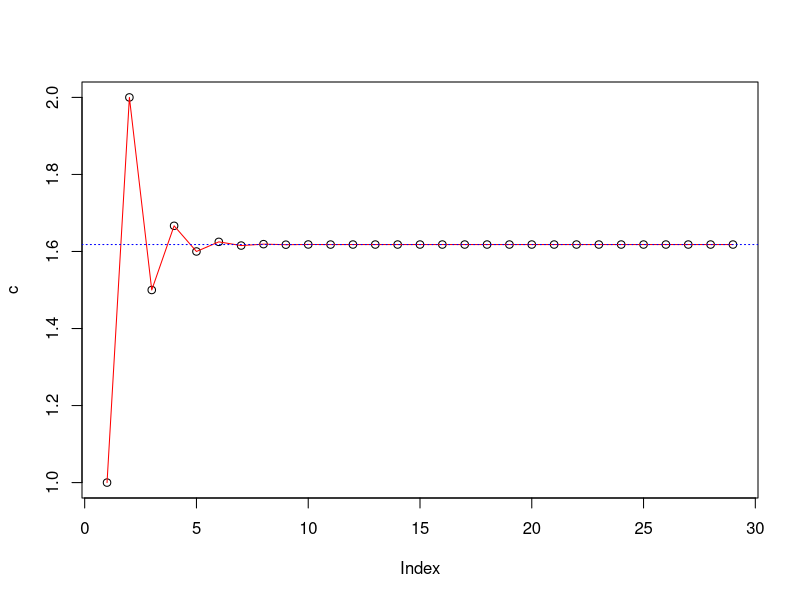

Write R code to recreate this figure.
## ---- chunk 1
#Yes, the sequence appear to be converging
fn <- numeric(30)
fn[1] <- fn[2] <- 1
for (i in 3:30) fn[i] <- fn[i-2] + fn[i-1]
c<-numeric(29)
for (j in 2:30) c[j-1]<-(fn[j]/fn[j-1])
print(c) 
## ---- chunk 2
#result for golden ratio
a<-((1+sqrt(5))/2)
a
## ---- chunk 3
# We can show the convergence by plotting the sequence and show 
#it goes towards the horizontal line that's the golden ratio
plot(c)
lines(c,col='red')
abline(h=((1+sqrt(5))/2), col='blue',lty=3)
## ---- chunk 4
answer <- 0
for (j in 1:5) answer <- answer+j
answer
## ---- chunk 5
answer <- NULL
for(j in 1:5) answer <- c(answer,j)
answer
## ---- chunk 6
answer <- 0
for (j in 1:5) answer<-c(answer,j)
answer
## ---- chunk 7
answer <- 1
for (j in 1:5) answer<-answer*j
answer
## ---- chunk 8
answer <- 3
for (j in 1:15) answer <- c(answer, (7*answer[j])%%31)
answer
## ---- chunk 9
GICreturn<-function(P,n){
  if(n<=3) return(P*((1+0.04)^n-1))
  else return(P*((1+0.05)^n-1))
}
## ---- chunk 10
#when it is an open mortgage, put TRUE for the OPEN argument
R<-function(p,n,OPEN){
  if (OPEN==TRUE) i=0.005
  else i=0.004
  R=(p*i/(1-(1+i)^(-n)))
  return (R)
}
## ---- chunk 11
Fibonacci<-NULL
Fibonacci[1]<-1
Fibonacci[2]<-1
Fibonacci<-c(Fibonacci[1],Fibonacci[2])
while ((Fibonacci[length(Fibonacci)]+Fibonacci[length(Fibonacci)-1])<300) {
  Fibonacci<-c(Fibonacci,(Fibonacci[length(Fibonacci)]+Fibonacci[length(Fibonacci)-1]))
}
print(Fibonacci)

## ---- chunk 12
i<-0.006
while(i-((1-(1+i)^(-20))/19) >= 0.000001){
  i<-(1-(1+i)^(-20))/19}
print(i)
## ---- chunk 13
i<-0.006
a<-0
while(i-((1-(1+i)^(-20))/19) >= 0.000001){
  i<-(1-(1+i)^(-20))/19
  a=a+1}
print(a)
print(i)
## ---- chunk 14
#Results for the original function and the modified function 
#with BREAK statement are listed below, they are the same. 
#Therefore, question b is demonstrated. 
Eratosthenes <- function(n) {
if (n >= 2) {
  sieve <- seq(2, n)
  primes <- c()
  while (length(sieve) > 0) {
    p <- sieve[1]
    primes <- c(primes, p)
    sieve <- sieve[(sieve %% p) != 0]
  }
return(primes)
} else {
stop
}
}
Eratosthenes(200)
## ---- chunk 15
ModifiedE <- function(n) {
if (n >= 2) {
  sieve <- seq(2, n)
  primes <- c()
  while (length(sieve) > 0) {
    p <- sieve[1]
    if (p>=sqrt(n)) break
    primes <- c(primes, p)
    sieve <- sieve[(sieve %% p) != 0]
    
  }
  primes<-c(primes, sieve)
return(primes)
} else {
stop
}
}
ModifiedE(200)

Eratosthenes(200)==ModifiedE(200)
## ---- chunk 16
compound.interest<-function(P,ir,n){
  x<-(P*(1+ir)^n)
  return(x)
}
compound.interest(1000,0.01,30)
## ---- chunk 17
#to give an answer for the precision of 6 decimal places
bisection<-function(f,x1,x2){
  repeat{
  f1<-f(x1)
  f2<-f(x2)
  x3<-(x1+x2)/2
  f3<-f(x3)
  if (f3==0){
    print(x3) 
    break
  }
  else {
    if (f3*f1<0){
      x1<-x3
    } else{
      x2<-x3
    }
  }
  if (abs(x1-x2)<0.000001){
    print((x1+x2)/2) 
    break
  }
  }
}

## ---- chunk 18
mergesort <- function (x,decreasing) {
  if (decreasing==TRUE){
  len <-length(x)
  if (len < 2) result <- x
  else {
    y <- x[1:(len / 2)]
    z <- x[(len / 2 + 1):len]
    y <- mergesort(y,TRUE)
    z <- mergesort(z,TRUE)
    result<-c()
      while(min(length(y), length(z)) > 0){
        if(y[1]>z[1]){
          result<-c(result,y[1])
          y<-y[-1]
        } else{
          result<-c(result,z[1])
          z<-z[-1]
        }
          
      }
      if (length(y) > 0){
        result <- c(result, y)
      } else {
        result <- c(result, z)
      }
     
    }
  }else{
    len <-length(x)
  if (len < 2) result <- x
  else {
    y <- x[1:(len / 2)]
    z <- x[(len / 2 + 1):len]
    y <- mergesort(y,FALSE)
    z <- mergesort(z,FALSE)
    result<-c()
      while(min(length(y), length(z)) > 0){
        if(y[1]<z[1]){
          result<-c(result,y[1])
          y<-y[-1]
        } else{
          result<-c(result,z[1])
          z<-z[-1]
        }
          
      }
      if (length(y) > 0){
        result <- c(result, y)
      } else {
        result <- c(result, z)
      }
     
    }
}
return(result)
    
}

a<-c(2,5,1,6,7,11,8,10)
b<-c(2,5,1,6,7,11,8,10)
mergesort(a,TRUE)
mergesort(b,FALSE)

## ---- chunk 19
  f<-function(x,y) (x+y)
  g<-function(x,y) (x^2+2*y^2-2)

answer<-function(f,g,x,y){

  dfx<-function(x,y){}
  dfy<-function(x,y){}
  dgx<-function(x,y){}
  dgy<-function(x,y){}
  
  body(dfx)=D(body(f),'x')
  body(dfy)=D(body(f),'y')
  body(dgx)=D(body(g),'x')
  body(dgy)=D(body(g),'y')
  
  tolerance<-0.000001
  
  while (f(x,y) > tolerance){
    x <- x-(dgy(x,y)*f(x,y)-dfy(x,y)*g(x,y))/(dfx(x,y)*dgy(x,y)-dfy(x,y)*dgx(x,y))
    y <- y-(dfx(x,y)*g(x,y)-dgx(x,y)*f(x,y))/(dfx(x,y)*dgy(x,y)-dfy(x,y)*dgx(x,y))
  }
  print(x)
  print(y)
}

answer(f,g,100,100)
## ---- chunk 20
directpoly<-function(x,c){
   p<-0
    for(a in 1:length(c)){
    p1<-(c[a]*x^(a-1))
    p=p+p1
  }
  return(p)
}

directpoly(2,c(4,6,2,9))

directpoly(c(2,5),c(4,6,2,9))
## ---- chunk 21
hornerpoly<-function(x,c){
  p<-0
  a<-matrix(0,length(x),length(c))
  a[,length(c)]<-c[length(c)]
  for (i in (length(c)-1):1){
    a[,i]<-a[,i+1]*x+c[i]
  }
  return(a[,1])
}
hornerpoly(2,c(4,6,2,9))

hornerpoly(c(2,5),c(4,6,2,9))
## ---- chunk 22
system.time(directpoly(x=seq(-10,10,length=5000000),c(1,-2,2,3,4,6,7)))

system.time(hornerpoly(x=seq(-10,10,length=5000000),c(1,-2,2,3,4,6,7)))

#the first algorithm is slower in user time and elapsed time, 
#but the system time is similar. 
## ---- chunk 23
system.time(directpoly(x=seq(-10,10,length=5000000),c(2,17,-3)))

system.time(hornerpoly(x=seq(-10,10,length=5000000),c(2,17,-3)))

#when the number of coefficients is smaller, it takes less time to execute
#the code in general. The two algorithms also run at very similar speed 
#when the number of coefficient is small.
